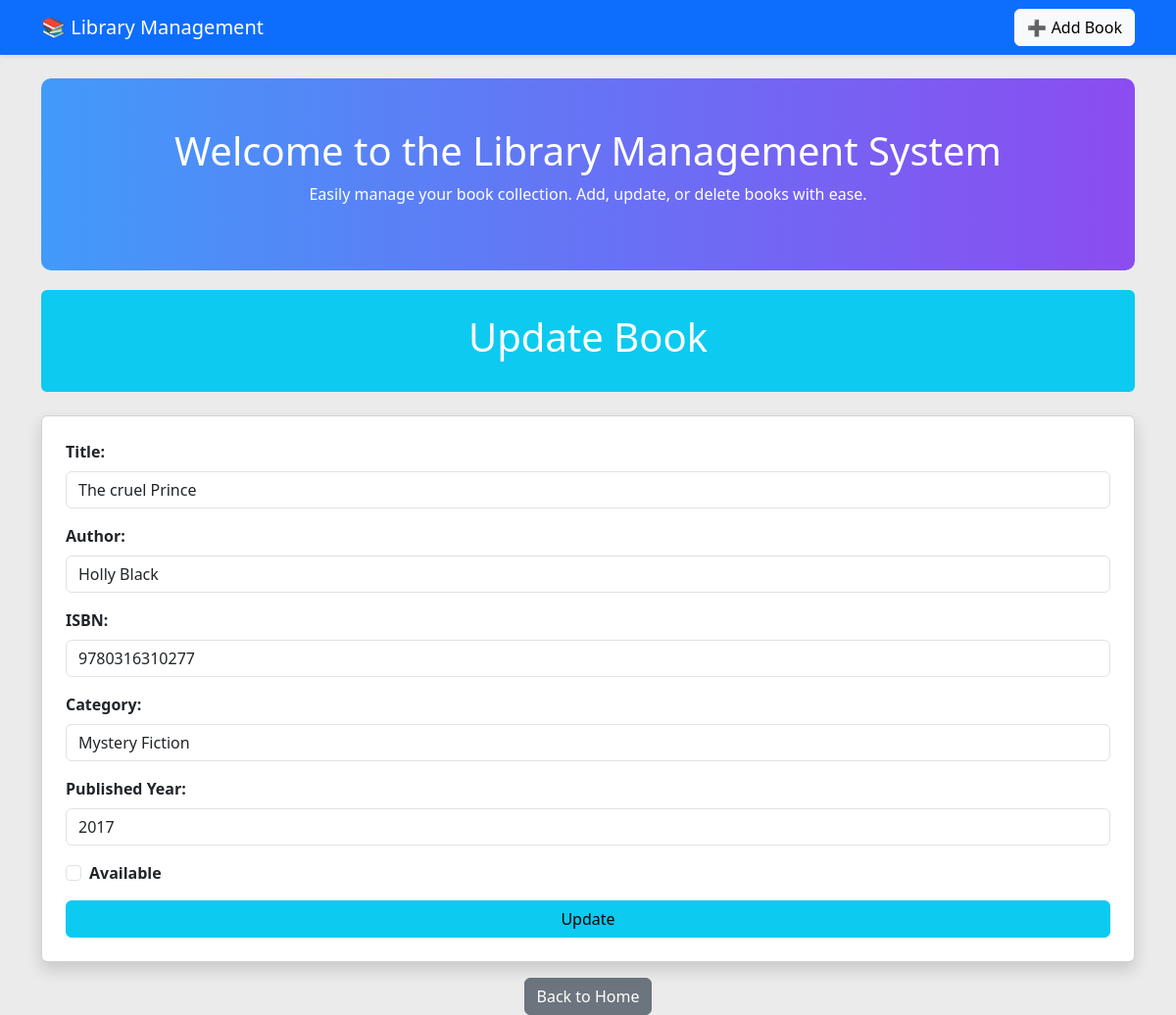
Screenshot of /update/2 with the database file from the repository.
### library/models.py (models this page shows)
class Book(models.Model):
    title = models.CharField(max_length=50)
    author = models.CharField(max_length=50)
    isbn = models.CharField(max_length=50)
    category = models.CharField(max_length=50)
    published_Year = models.IntegerField(max_length=50)
    availability = models.BooleanField(default=True)

### LibraryManagement/views.py (the view)
# urls.py: path('update/<int:id>',views.update),
def update(request,id):
    book = get_object_or_404(Book, id=id)
    return render(request,"updateform.html",{"book":book})

### template/updateform.html (shortened to what this page needs)
{% include "header.html" %}
<div class="container">
    <div class="bg-info text-white text-center py-4 rounded" style="margin-top: 20px;">
        <h1>Update Book</h1>
    </div>
    <div class="card shadow mt-4 p-4">
        <form action="/submitupdate/{{ book.id }}" method="GET">
            <div class="mb-3">
                <label for="title" class="form-label fw-bold">Title:</label>
                <input type="text" class="form-control" name="title" id="title" value="{{ book.title }}" required>
            </div>
            <div class="mb-3">
                <label for="author" class="form-label fw-bold">Author:</label>
                <input type="text" class="form-control" name="author" id="author" value="{{ book.author }}" required>
            </div>
            <div class="mb-3">
                <label for="isbn" class="form-label fw-bold">ISBN:</label>
                <input type="text" class="form-control" name="isbn" id="isbn" value="{{ book.isbn }}" required>
            </div>
            <div class="mb-3">
                <label for="category" class="form-label fw-bold">Category:</label>
                <input type="text" class="form-control" name="category" id="category" value="{{ book.category }}" required>
            </div>
            <div class="mb-3">
                <label for="published_Year" class="form-label fw-bold">Published Year:</label>
                <input type="number" class="form-control" name="published_Year" id="published_Year" value="{{ book.published_Year }}" required>
            </div>
            <div class="form-check mb-3">
                <input class="form-check-input" type="checkbox" id="availability" name="availability" value="Available" {% if book.availability %}checked{% endif %}>
                <label class="form-check-label fw-bold" for="availability">Available</label>
            </div>
            <button type="submit" class="btn btn-info w-100">Update</button>
        </form>
    </div>
    <div class="text-center mt-3">
        <a href="/home/" class="btn btn-secondary">Back to Home</a>
    </div>
</div>
</body>
</html>

### template/updateform.html (style rules this page uses)
body { background-color: rgba(0, 0, 0, 0.079); }

### rows the page displays
Book: title "The cruel Prince", author "Holly Black", isbn "9780316310277", category "Mystery Fiction", published_Year "2017"
